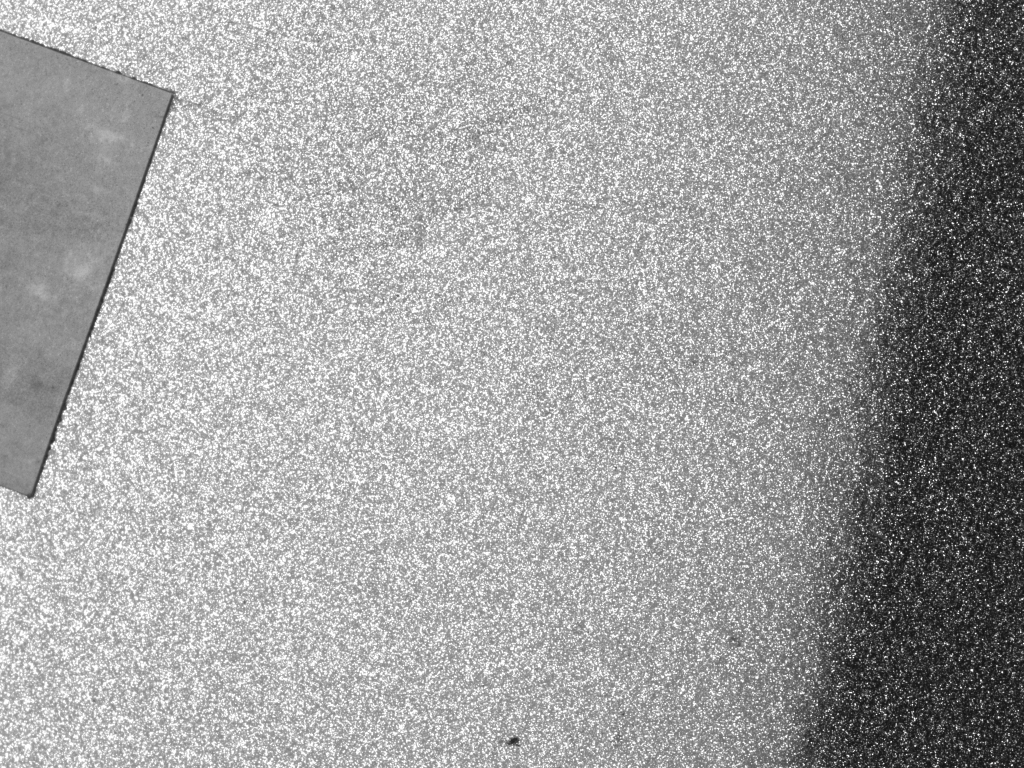
#> input picture data20260903/data20260903/image1.png, 2048 x 1536 px (shown at 1/2 size); its folder holds only this picture in this run
$ python threshold_test.py
#> lines starting #> are read from the running program, lines starting #| are printed output that depends on the picture; after the words box and inside, x2 and y2 are one past the last pixel; in counts of white or black regions, pixels touching at a corner belong together
from pathlib import Path
import json
import csv

import cv2
import numpy as np
import matplotlib.pyplot as plt


# ============================================================
# 設定
# ============================================================

DATA_DIR = Path(
    r"C:\work\Visual_inspection\data20260903\data20260903"
)

OUTPUT_DIR = Path(
    r"C:\work\Visual_inspection\outputs\fixed_threshold_comparison"
)

BLOCK_SIZE = 128

THRESHOLDS = [
    0.85,
    0.86,
    0.87,
    0.88,
    0.89,
]

USE_HANN = True
USE_LOG_FOR_SIMILARITY = False
DC_RADIUS = 5
OVERLAY_ALPHA = 0.35


# ============================================================
# LabelMe読み込み
# ============================================================

def load_labelme_boxes(json_path):

    if not json_path.exists():
        return []

    with open(json_path, "r", encoding="utf-8") as f:
        data = json.load(f)

    boxes = []

    for shape in data.get("shapes", []):

        points = shape.get("points", [])

        if len(points) < 2:
            continue

        pts = np.asarray(points, dtype=np.float32)

        boxes.append({
            "label": shape.get("label", "scratch"),
            "x1": float(np.min(pts[:, 0])),
            "y1": float(np.min(pts[:, 1])),
            "x2": float(np.max(pts[:, 0])),
            "y2": float(np.max(pts[:, 1])),
        })

    return boxes


# ============================================================
# Blockが傷BBoxと重なるか
# ============================================================

def get_block_label(x, y, size, boxes):

    bx1 = x
    by1 = y
    bx2 = x + size
    by2 = y + size

    labels = []

    for box in boxes:

        ix1 = max(bx1, box["x1"])
        iy1 = max(by1, box["y1"])
        ix2 = min(bx2, box["x2"])
        iy2 = min(by2, box["y2"])

        if ix2 > ix1 and iy2 > iy1:
            labels.append(box["label"])

    if len(labels) == 0:
        return "unknown"

    return "+".join(sorted(set(labels)))


# ============================================================
# 2D Hann
# ============================================================

def hann2d(h, w):

    return np.outer(
        np.hanning(h),
        np.hanning(w)
    )


# ============================================================
# FFT
# ============================================================

def calc_fft_spectrum(gray):

    img = gray.astype(np.float32)

    # DCを抑える
    img = img - np.mean(img)

    if USE_HANN:
        img *= hann2d(*img.shape)

    f = np.fft.fft2(img)
    f = np.fft.fftshift(f)

    return np.abs(f).astype(np.float32)


# ============================================================
# DC除去
# ============================================================

def remove_dc(spectrum, radius=5):

    result = spectrum.copy()

    h, w = result.shape
    cy = h // 2
    cx = w // 2

    yy, xx = np.ogrid[:h, :w]

    mask = (
        (xx - cx) ** 2
        +
        (yy - cy) ** 2
        <= radius ** 2
    )

    result[mask] = 0

    return result


# ============================================================
# コサイン類似度
# ============================================================

def cosine_similarity(a, b):

    a = a.flatten().astype(np.float64)
    b = b.flatten().astype(np.float64)

    return float(
        np.dot(a, b)
        /
        (
            np.linalg.norm(a)
            *
            np.linalg.norm(b)
            +
            1e-12
        )
    )


# ============================================================
# 全体FFTを128×128へ変換
# ============================================================

def make_global_reference(global_spectrum, block_size):

    ref = cv2.resize(
        global_spectrum,
        (block_size, block_size),
        interpolation=cv2.INTER_AREA
    )

    if USE_LOG_FOR_SIMILARITY:
        ref = np.log1p(ref)

    ref = remove_dc(
        ref,
        DC_RADIUS
    )

    return ref


# ============================================================
# 傷BBoxを描画
# ============================================================

def draw_boxes(image, boxes):

    out = image.copy()

    for box in boxes:

        p1 = (
            int(box["x1"]),
            int(box["y1"])
        )

        p2 = (
            int(box["x2"]),
            int(box["y2"])
        )

        cv2.rectangle(
            out,
            p1,
            p2,
            (0, 255, 255),
            3
        )

        cv2.putText(
            out,
            box["label"],
            (p1[0], max(15, p1[1] - 5)),
            cv2.FONT_HERSHEY_SIMPLEX,
            0.6,
            (0, 255, 255),
            2
        )

    return out


# ============================================================
# 1画像の類似度を計算
# ============================================================

def calculate_blocks(image_path, boxes):

    image = cv2.imread(str(image_path))

    if image is None:
        raise RuntimeError(
            f"Could not read {image_path}"
        )

    gray = cv2.cvtColor(
        image,
        cv2.COLOR_BGR2GRAY
    )

    h, w = gray.shape

    # 全体FFT
    global_fft = calc_fft_spectrum(gray)

    global_ref = make_global_reference(
        global_fft,
        BLOCK_SIZE
    )

    rows = []

    block_id = 0

    for y in range(
        0,
        h - BLOCK_SIZE + 1,
        BLOCK_SIZE
    ):

        for x in range(
            0,
            w - BLOCK_SIZE + 1,
            BLOCK_SIZE
        ):

            block = gray[
                y:y + BLOCK_SIZE,
                x:x + BLOCK_SIZE
            ]

            block_fft = calc_fft_spectrum(
                block
            )

            if USE_LOG_FOR_SIMILARITY:
                block_fft = np.log1p(
                    block_fft
                )

            block_fft = remove_dc(
                block_fft,
                DC_RADIUS
            )

            sim = cosine_similarity(
                global_ref,
                block_fft
            )

            label = get_block_label(
                x,
                y,
                BLOCK_SIZE,
                boxes
            )

            rows.append({
                "block_id": block_id,
                "x": x,
                "y": y,
                "width": BLOCK_SIZE,
                "height": BLOCK_SIZE,
                "cosine_similarity": sim,
                "label": label,
            })

            block_id += 1

    return image, rows


# ============================================================
# Overlay
# ============================================================

def make_overlay(
    image,
    rows,
    threshold,
    boxes
):

    color_layer = image.copy()

    for row in rows:

        x = row["x"]
        y = row["y"]

        sim = row["cosine_similarity"]

        if sim >= threshold:

            # 格子候補 = 緑
            color = (0, 255, 0)

        else:

            # 非格子候補 = 赤
            color = (0, 0, 255)

        cv2.rectangle(
            color_layer,
            (x, y),
            (
                x + BLOCK_SIZE,
                y + BLOCK_SIZE
            ),
            color,
            -1
        )

    result = cv2.addWeighted(
        color_layer,
        OVERLAY_ALPHA,
        image,
        1.0 - OVERLAY_ALPHA,
        0
    )

    # block線
    for row in rows:

        x = row["x"]
        y = row["y"]

        cv2.rectangle(
            result,
            (x, y),
            (
                x + BLOCK_SIZE,
                y + BLOCK_SIZE
            ),
            (255, 255, 255),
            1
        )

        cv2.putText(
            result,
            f'{row["cosine_similarity"]:.3f}',
            (x + 3, y + 16),
            cv2.FONT_HERSHEY_SIMPLEX,
            0.35,
            (255, 255, 255),
            1
        )

    result = draw_boxes(
        result,
        boxes
    )

    return result


# ============================================================
# 5閾値を1枚に並べる
# ============================================================

def save_comparison_figure(
    image_path,
    rows,
    boxes,
    save_path
):

    image = cv2.imread(
        str(image_path)
    )

    image_rgb = cv2.cvtColor(
        image,
        cv2.COLOR_BGR2RGB
    )

    fig, axes = plt.subplots(
        1,
        len(THRESHOLDS),
        figsize=(25, 7)
    )

    for ax, threshold in zip(
        axes,
        THRESHOLDS
    ):

        overlay = make_overlay(
            image,
            rows,
            threshold,
            boxes
        )

        overlay = cv2.cvtColor(
            overlay,
            cv2.COLOR_BGR2RGB
        )

        ax.imshow(overlay)

        ax.set_title(
            f"threshold = {threshold:.2f}"
        )

        ax.axis("off")

    plt.suptitle(
        image_path.name,
        fontsize=16
    )

    plt.tight_layout()

    plt.savefig(
        save_path,
        dpi=140
    )

    plt.close()


# ============================================================
# MAIN
# ============================================================

def main():

    OUTPUT_DIR.mkdir(
        parents=True,
        exist_ok=True
    )

    # image1.png, image2.png ...
    image_paths = sorted(
        DATA_DIR.glob("image*.png"),
        key=lambda p: int(
            "".join(
                c for c in p.stem
                if c.isdigit()
            )
        )
    )

    all_summary = []

    print(
        f"Found {len(image_paths)} images"
    )

    for image_path in image_paths:

        print()
        print("=" * 60)
        print(image_path.name)

        json_path = (
            image_path.with_suffix(".json")
        )

        boxes = load_labelme_boxes(
            json_path
        )

        image, rows = calculate_blocks(
            image_path,
            boxes
        )
#> in calculate_blocks, image is the input picture: shape (1536, 2048, 3); min 17, max 255, mean 160.7
#> in calc_fft_spectrum, `img *= hann2d(*img.shape)`:
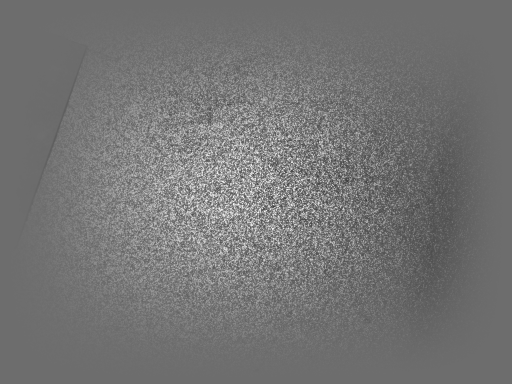
#> img: shape (1536, 2048) float32 (shown at 1/4 size); min -71.08, max 94.28, mean 4.6; drawn with min black and max white
#> in make_global_reference, `ref = cv2.resize( global_spectrum, (block_size, block_size), interpola..`:
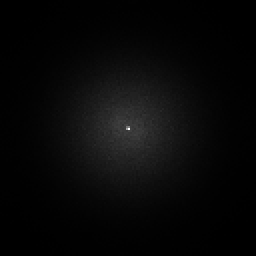
#> ref: shape (128, 128) float32 (shown 2 times larger); min 2073.1, max 376399.9, mean 14222.2; drawn with min black and max white
#> in remove_dc, `result[mask] = 0`:
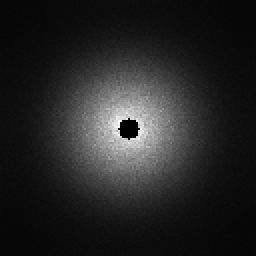
#> result: shape (128, 128) float32 (shown 2 times larger); 0.49% of pixels changed, all inside (x1, y1, x2, y2) = (59, 59, 70, 70); drawn with min black and max white
#> the loop in calculate_blocks, `for y in range( 0, h - BLOCK_SIZE + 1, BLOCK_SIZE ): ` made 12 passes
#> after the loop in calculate_blocks, `for y in range(`:
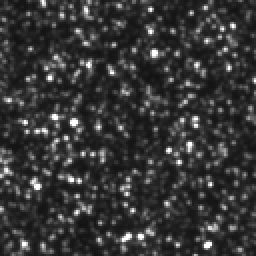
#> block: shape (128, 128) (shown 2 times larger); min 17, max 255, mean 54.2

        image_output_dir = (
            OUTPUT_DIR
            / image_path.stem
        )

        image_output_dir.mkdir(
            parents=True,
            exist_ok=True
        )

        # ----------------------------
        # 5閾値比較画像
        # ----------------------------

        save_comparison_figure(
            image_path,
            rows,
            boxes,
            image_output_dir
            / "threshold_comparison.png"
        )
#> the loop in save_comparison_figure, `for ax, threshold in zip( axes, THRESHOLDS ): ` made 5 passes
#> pass 1, in draw_boxes, `out = image.copy()`:
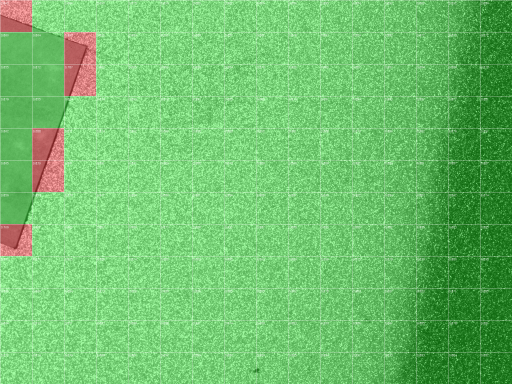
#> out: shape (1536, 2048, 3) (shown at 1/4 size); mean B, G, R 107.6, 192.2, 110.3
#> in save_comparison_figure, `plt.savefig( save_path, dpi=140 )`:
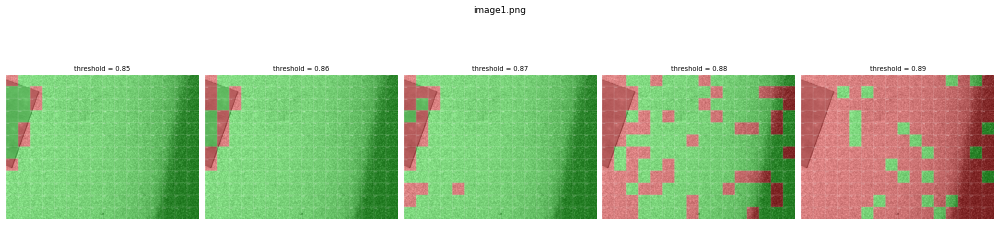
#> figure drawn by matplotlib, 5 panels

        # ----------------------------
        # 各threshold個別出力
        # ----------------------------

        for threshold in THRESHOLDS:

            overlay = make_overlay(
                image,
                rows,
                threshold,
                boxes
            )

            cv2.imwrite(
                str(
                    image_output_dir
                    /
                    f"threshold_{threshold:.2f}.png"
                ),
                overlay
            )

            sims = np.array([
                row["cosine_similarity"]
                for row in rows
            ])

            grid_count = int(
                np.sum(
                    sims >= threshold
                )
            )

            nongrid_count = int(
                np.sum(
                    sims < threshold
                )
            )

            # ----------------------------
            # 傷ラベルを含むblock
            # ----------------------------

            defect_rows = [
                row
                for row in rows
                if row["label"] != "unknown"
            ]

            defect_total = len(
                defect_rows
            )

            defect_grid = sum(
                row[
                    "cosine_similarity"
                ] >= threshold
                for row in defect_rows
            )

            if defect_total > 0:

                defect_retention = (
                    defect_grid
                    /
                    defect_total
                )

            else:

                defect_retention = np.nan

            all_summary.append({

                "image_name":
                    image_path.name,

                "threshold":
                    threshold,

                "num_blocks":
                    len(rows),

                "grid_count":
                    grid_count,

                "nongrid_count":
                    nongrid_count,

                "grid_ratio":
                    grid_count
                    / len(rows),

                "defect_blocks":
                    defect_total,

                "defect_blocks_kept":
                    defect_grid,

                "defect_retention":
                    defect_retention,

                "similarity_min":
                    float(
                        np.min(sims)
                    ),

                "similarity_median":
                    float(
                        np.median(sims)
                    ),

                "similarity_max":
                    float(
                        np.max(sims)
                    ),
            })

            print(
                f"T={threshold:.2f}  "
                f"grid={grid_count}/{len(rows)}  "
                f"defect kept="
                f"{defect_grid}/{defect_total}"
            )
#> this loop made 5 passes
#| T=0.85  grid=186/192  defect kept=0/0
#| T=0.86  grid=182/192  defect kept=0/0
#| T=0.87  grid=175/192  defect kept=0/0
#| T=0.88  grid=129/192  defect kept=0/0
#| T=0.89  grid=21/192  defect kept=0/0

    # ========================================================
    # Summary CSV
    # ========================================================

    summary_path = (
        OUTPUT_DIR
        / "threshold_summary.csv"
    )

    fieldnames = [
        "image_name",
        "threshold",
        "num_blocks",
        "grid_count",
        "nongrid_count",
        "grid_ratio",
        "defect_blocks",
        "defect_blocks_kept",
        "defect_retention",
        "similarity_min",
        "similarity_median",
        "similarity_max",
    ]

    with open(
        summary_path,
        "w",
        newline="",
        encoding="utf-8-sig"
    ) as f:

        writer = csv.DictWriter(
            f,
            fieldnames=fieldnames
        )

        writer.writeheader()
        writer.writerows(
            all_summary
        )

    # ========================================================
    # thresholdごとの傷残存率
    # ========================================================

    thresholds = []
    retention_means = []

    for threshold in THRESHOLDS:

        values = [
            row["defect_retention"]
            for row in all_summary
            if (
                row["threshold"]
                == threshold
                and
                not np.isnan(
                    row["defect_retention"]
                )
            )
        ]

        if len(values) > 0:
            mean_retention = np.mean(
                values
            )
        else:
            mean_retention = np.nan

        thresholds.append(
            threshold
        )

        retention_means.append(
            mean_retention
        )

    plt.figure(
        figsize=(7, 5)
    )

    plt.plot(
        thresholds,
        retention_means,
        marker="o"
    )

    plt.ylim(
        0,
        1.05
    )

    plt.xlabel(
        "Cosine similarity threshold"
    )

    plt.ylabel(
        "Mean defect-block retention"
    )

    plt.title(
        "Defect retention vs threshold"
    )

    plt.grid(
        alpha=0.3
    )

    plt.tight_layout()

    plt.savefig(
        OUTPUT_DIR
        /
        "defect_retention_vs_threshold.png",
        dpi=160
    )
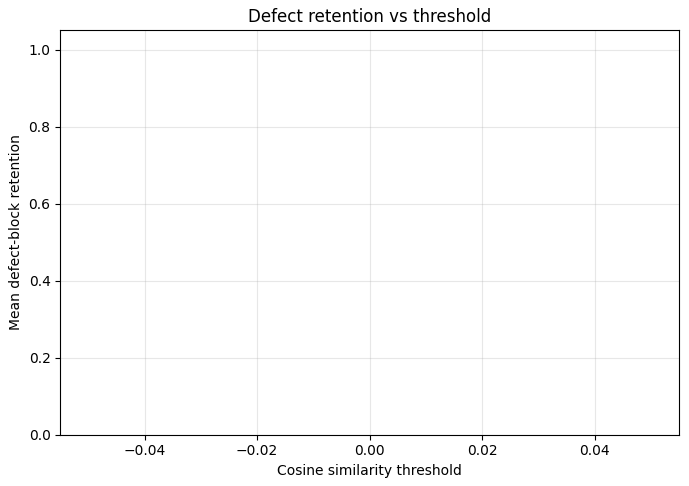
#> figure drawn by matplotlib, 1 panel

    plt.close()

    print()
    print("Finished.")
    print(OUTPUT_DIR)


if __name__ == "__main__":
    main()

$ run again, on data20260903/data20260903/image17.png
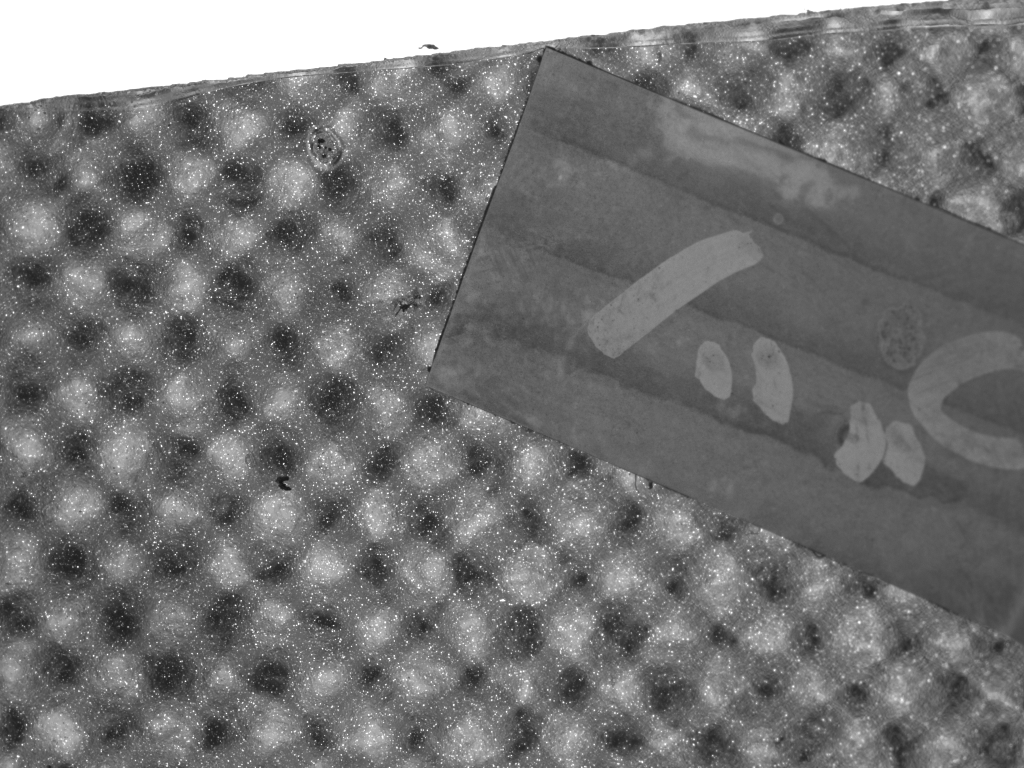
#> input picture data20260903/data20260903/image17.png, 2048 x 1536 px (shown at 1/2 size)
#> in calculate_blocks, image is the input picture: shape (1536, 2048, 3); min 19, max 255, mean 115.4
#> in remove_dc, `result[mask] = 0`:
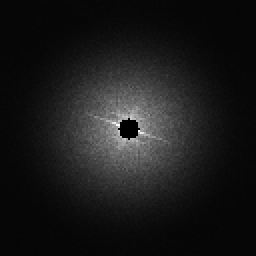
#> result: shape (128, 128) float32 (shown 2 times larger); min 0, max 58918.7, mean 6059.9; drawn with min black and max white
#> the loop in calculate_blocks, `for y in range( 0, h - BLOCK_SIZE + 1, BLOCK_SIZE ): ` made 12 passes
#> the loop in main, `for threshold in THRESHOLDS: ` made 5 passes
#| T=0.85  grid=101/192  defect kept=0/0
#| T=0.86  grid=96/192  defect kept=0/0
#| T=0.87  grid=91/192  defect kept=0/0
#| T=0.88  grid=55/192  defect kept=0/0
#| T=0.89  grid=4/192  defect kept=0/0
#> pass 3, in draw_boxes (call 8), `out = image.copy()`:
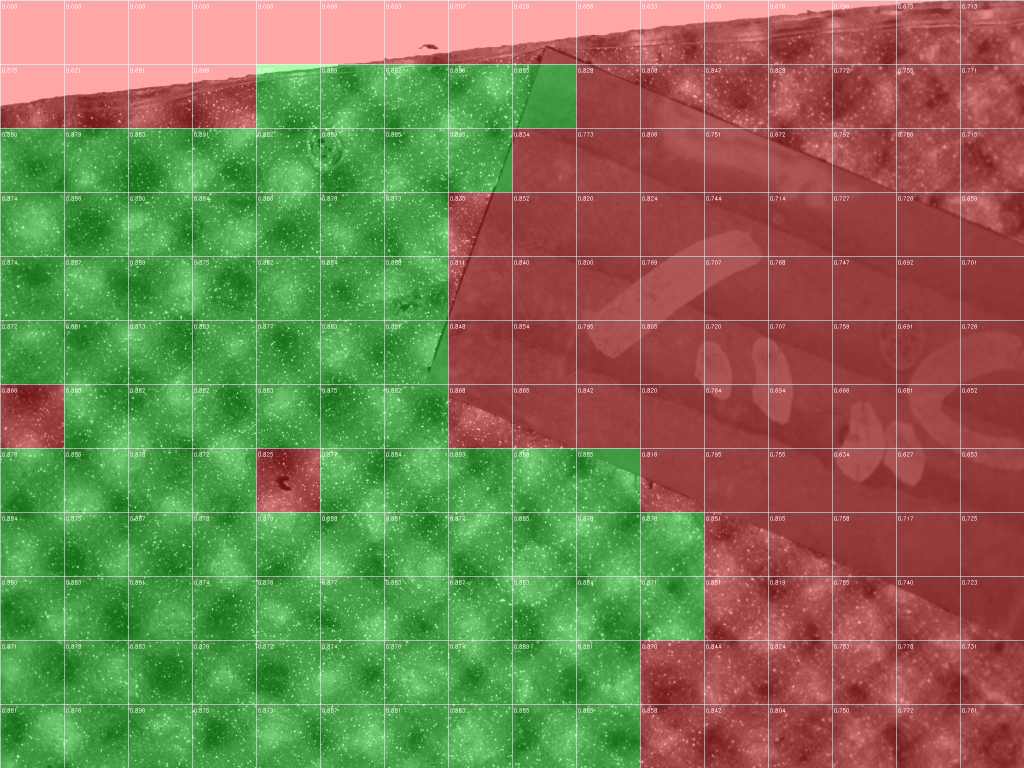
#> out: shape (1536, 2048, 3) (shown at 1/2 size); mean B, G, R 78.7, 120.1, 124.6
